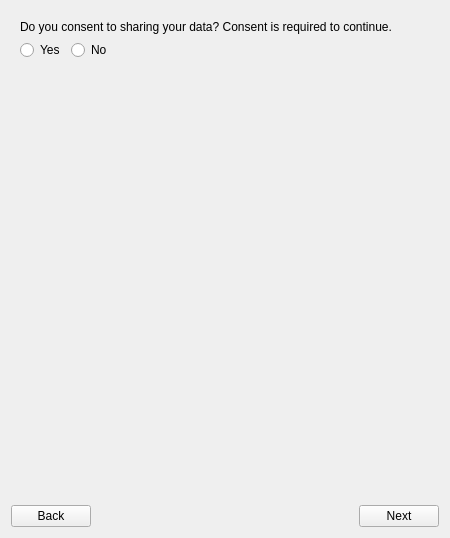
<?xml version="1.0" encoding="UTF-8"?>
<ui version="4.0">
 <class>PatientRegistrationForm</class>
 <widget class="QWidget" name="PatientRegistrationForm">
  <property name="geometry">
   <rect>
    <x>0</x>
    <y>0</y>
    <width>450</width>
    <height>500</height>
   </rect>
  </property>
  <property name="windowTitle">
   <string>Patient Registration</string>
  </property>
  <layout class="QVBoxLayout" name="vboxlayout44">
   <item>
    <widget class="QStackedWidget" name="stackedWidget">
     <widget class="QWidget" name="consentPage">
      <layout class="QVBoxLayout" name="vboxlayout4">
       <item>
        <widget class="QLabel" name="consentLabel">
         <property name="text">
          <string>Do you consent to sharing your data? Consent is required to continue.</string>
         </property>
         <property name="wordWrap">
          <bool>true</bool>
         </property>
        </widget>
       </item>
       <item>
        <layout class="QHBoxLayout" name="hboxlayout2">
         <item>
          <widget class="QRadioButton" name="consentWidgetYes">
           <property name="text">
            <string>Yes</string>
           </property>
           <attribute name="buttonGroup">
            <string notr="true">consentGroup</string>
           </attribute>
          </widget>
         </item>
         <item>
          <widget class="QRadioButton" name="consentWidgetNo">
           <property name="text">
            <string>No</string>
           </property>
           <attribute name="buttonGroup">
            <string notr="true">consentGroup</string>
           </attribute>
          </widget>
         </item>
         <item>
          <spacer name="spacer1">
           <property name="orientation">
            <enum>Qt::Orientation::Horizontal</enum>
           </property>
           <property name="sizeHint" stdset="0">
            <size>
             <width>40</width>
             <height>20</height>
            </size>
           </property>
          </spacer>
         </item>
        </layout>
       </item>
       <item>
        <spacer name="spacer3">
         <property name="orientation">
          <enum>Qt::Orientation::Vertical</enum>
         </property>
         <property name="sizeHint" stdset="0">
          <size>
           <width>20</width>
           <height>40</height>
          </size>
         </property>
        </spacer>
       </item>
      </layout>
     </widget>
     <widget class="QWidget" name="agePage">
      <layout class="QVBoxLayout" name="vboxlayout6">
       <item>
        <widget class="QLabel" name="ageLabel">
         <property name="text">
          <string>Enter your age</string>
         </property>
         <property name="wordWrap">
          <bool>true</bool>
         </property>
        </widget>
       </item>
       <item>
        <widget class="QLineEdit" name="ageEdit">
         <property name="placeholderText">
          <string>Age</string>
         </property>
        </widget>
       </item>
       <item>
        <widget class="QLabel" name="ageError">
         <property name="visible">
          <bool>false</bool>
         </property>
         <property name="styleSheet">
          <string notr="true">color: #ff6b6b;</string>
         </property>
         <property name="text">
          <string/>
         </property>
         <property name="wordWrap">
          <bool>true</bool>
         </property>
        </widget>
       </item>
       <item>
        <widget class="QLabel" name="ageRejectNotice">
         <property name="visible">
          <bool>false</bool>
         </property>
         <property name="text">
          <string>Under 18 cannot self register.</string>
         </property>
        </widget>
       </item>
       <item>
        <spacer name="spacer5">
         <property name="orientation">
          <enum>Qt::Orientation::Vertical</enum>
         </property>
         <property name="sizeHint" stdset="0">
          <size>
           <width>20</width>
           <height>40</height>
          </size>
         </property>
        </spacer>
       </item>
      </layout>
     </widget>
     <widget class="QWidget" name="personalPage">
      <layout class="QVBoxLayout" name="vboxlayout10">
       <item>
        <widget class="QLineEdit" name="nameEdit">
         <property name="placeholderText">
          <string>Name</string>
         </property>
        </widget>
       </item>
       <item>
        <widget class="QLabel" name="nameError">
         <property name="visible">
          <bool>false</bool>
         </property>
         <property name="styleSheet">
          <string notr="true">color: #ff6b6b;</string>
         </property>
         <property name="text">
          <string/>
         </property>
         <property name="wordWrap">
          <bool>true</bool>
         </property>
        </widget>
       </item>
       <item>
        <widget class="QLineEdit" name="nricEdit">
         <property name="placeholderText">
          <string>NRIC</string>
         </property>
        </widget>
       </item>
       <item>
        <widget class="QLabel" name="nricError">
         <property name="visible">
          <bool>false</bool>
         </property>
         <property name="styleSheet">
          <string notr="true">color: #ff6b6b;</string>
         </property>
         <property name="text">
          <string/>
         </property>
         <property name="wordWrap">
          <bool>true</bool>
         </property>
        </widget>
       </item>
       <item>
        <widget class="QComboBox" name="genderComboBox">
         <item>
          <property name="text">
           <string>Male</string>
          </property>
         </item>
         <item>
          <property name="text">
           <string>Female</string>
          </property>
         </item>
        </widget>
       </item>
       <item>
        <widget class="QLineEdit" name="phoneNumberEdit">
         <property name="text">
          <string>+65 </string>
         </property>
         <property name="placeholderText">
          <string>Phone number</string>
         </property>
        </widget>
       </item>
       <item>
        <widget class="QLabel" name="phoneNumberError">
         <property name="visible">
          <bool>false</bool>
         </property>
         <property name="styleSheet">
          <string notr="true">color: #ff6b6b;</string>
         </property>
         <property name="text">
          <string/>
         </property>
         <property name="wordWrap">
          <bool>true</bool>
         </property>
        </widget>
       </item>
       <item>
        <widget class="QLabel" name="pregnancyLabel">
         <property name="text">
          <string>Are you currently pregnant?</string>
         </property>
         <property name="wordWrap">
          <bool>true</bool>
         </property>
        </widget>
       </item>
       <item>
        <layout class="QHBoxLayout" name="hboxlayout8">
         <item>
          <widget class="QRadioButton" name="pregnancyWidgetYes">
           <property name="text">
            <string>Yes</string>
           </property>
           <attribute name="buttonGroup">
            <string notr="true">pregnancyGroup</string>
           </attribute>
          </widget>
         </item>
         <item>
          <widget class="QRadioButton" name="pregnancyWidgetNo">
           <property name="text">
            <string>No</string>
           </property>
           <attribute name="buttonGroup">
            <string notr="true">pregnancyGroup</string>
           </attribute>
          </widget>
         </item>
         <item>
          <spacer name="spacer7">
           <property name="orientation">
            <enum>Qt::Orientation::Horizontal</enum>
           </property>
           <property name="sizeHint" stdset="0">
            <size>
             <width>40</width>
             <height>20</height>
            </size>
           </property>
          </spacer>
         </item>
        </layout>
       </item>
       <item>
        <spacer name="spacer9">
         <property name="orientation">
          <enum>Qt::Orientation::Vertical</enum>
         </property>
         <property name="sizeHint" stdset="0">
          <size>
           <width>20</width>
           <height>40</height>
          </size>
         </property>
        </spacer>
       </item>
      </layout>
     </widget>
     <widget class="QWidget" name="chestPainPage">
      <layout class="QVBoxLayout" name="vboxlayout14">
       <item>
        <widget class="QLabel" name="chestPainLabel">
         <property name="text">
          <string>Are you currently experiencing chest pain?</string>
         </property>
         <property name="wordWrap">
          <bool>true</bool>
         </property>
        </widget>
       </item>
       <item>
        <layout class="QHBoxLayout" name="hboxlayout12">
         <item>
          <widget class="QRadioButton" name="chestPainWidgetYes">
           <property name="text">
            <string>Yes</string>
           </property>
           <attribute name="buttonGroup">
            <string notr="true">chestPainGroup</string>
           </attribute>
          </widget>
         </item>
         <item>
          <widget class="QRadioButton" name="chestPainWidgetNo">
           <property name="text">
            <string>No</string>
           </property>
           <attribute name="buttonGroup">
            <string notr="true">chestPainGroup</string>
           </attribute>
          </widget>
         </item>
         <item>
          <spacer name="spacer11">
           <property name="orientation">
            <enum>Qt::Orientation::Horizontal</enum>
           </property>
           <property name="sizeHint" stdset="0">
            <size>
             <width>40</width>
             <height>20</height>
            </size>
           </property>
          </spacer>
         </item>
        </layout>
       </item>
       <item>
        <spacer name="spacer13">
         <property name="orientation">
          <enum>Qt::Orientation::Vertical</enum>
         </property>
         <property name="sizeHint" stdset="0">
          <size>
           <width>20</width>
           <height>40</height>
          </size>
         </property>
        </spacer>
       </item>
      </layout>
     </widget>
     <widget class="QWidget" name="breathingPage">
      <layout class="QVBoxLayout" name="vboxlayout18">
       <item>
        <widget class="QLabel" name="breathingLabel">
         <property name="text">
          <string>Are you severely short of breath right now?</string>
         </property>
         <property name="wordWrap">
          <bool>true</bool>
         </property>
        </widget>
       </item>
       <item>
        <layout class="QHBoxLayout" name="hboxlayout16">
         <item>
          <widget class="QRadioButton" name="breathingWidgetYes">
           <property name="text">
            <string>Yes</string>
           </property>
           <attribute name="buttonGroup">
            <string notr="true">breathingGroup</string>
           </attribute>
          </widget>
         </item>
         <item>
          <widget class="QRadioButton" name="breathingWidgetNo">
           <property name="text">
            <string>No</string>
           </property>
           <attribute name="buttonGroup">
            <string notr="true">breathingGroup</string>
           </attribute>
          </widget>
         </item>
         <item>
          <spacer name="spacer15">
           <property name="orientation">
            <enum>Qt::Orientation::Horizontal</enum>
           </property>
           <property name="sizeHint" stdset="0">
            <size>
             <width>40</width>
             <height>20</height>
            </size>
           </property>
          </spacer>
         </item>
        </layout>
       </item>
       <item>
        <spacer name="spacer17">
         <property name="orientation">
          <enum>Qt::Orientation::Vertical</enum>
         </property>
         <property name="sizeHint" stdset="0">
          <size>
           <width>20</width>
           <height>40</height>
          </size>
         </property>
        </spacer>
       </item>
      </layout>
     </widget>
     <widget class="QWidget" name="strokePage">
      <layout class="QVBoxLayout" name="vboxlayout22">
       <item>
        <widget class="QLabel" name="strokeLabel">
         <property name="text">
          <string>Do you have sudden weakness or numbness on one side of your body?</string>
         </property>
         <property name="wordWrap">
          <bool>true</bool>
         </property>
        </widget>
       </item>
       <item>
        <layout class="QHBoxLayout" name="hboxlayout20">
         <item>
          <widget class="QRadioButton" name="strokeWidgetYes">
           <property name="text">
            <string>Yes</string>
           </property>
           <attribute name="buttonGroup">
            <string notr="true">strokeGroup</string>
           </attribute>
          </widget>
         </item>
         <item>
          <widget class="QRadioButton" name="strokeWidgetNo">
           <property name="text">
            <string>No</string>
           </property>
           <attribute name="buttonGroup">
            <string notr="true">strokeGroup</string>
           </attribute>
          </widget>
         </item>
         <item>
          <spacer name="spacer19">
           <property name="orientation">
            <enum>Qt::Orientation::Horizontal</enum>
           </property>
           <property name="sizeHint" stdset="0">
            <size>
             <width>40</width>
             <height>20</height>
            </size>
           </property>
          </spacer>
         </item>
        </layout>
       </item>
       <item>
        <spacer name="spacer21">
         <property name="orientation">
          <enum>Qt::Orientation::Vertical</enum>
         </property>
         <property name="sizeHint" stdset="0">
          <size>
           <width>20</width>
           <height>40</height>
          </size>
         </property>
        </spacer>
       </item>
      </layout>
     </widget>
     <widget class="QWidget" name="selfHarmPage">
      <layout class="QVBoxLayout" name="vboxlayout26">
       <item>
        <widget class="QLabel" name="selfHarmLabel">
         <property name="text">
          <string>Are you having thoughts of harming yourself?</string>
         </property>
         <property name="wordWrap">
          <bool>true</bool>
         </property>
        </widget>
       </item>
       <item>
        <layout class="QHBoxLayout" name="hboxlayout24">
         <item>
          <widget class="QRadioButton" name="selfHarmWidgetYes">
           <property name="text">
            <string>Yes</string>
           </property>
           <attribute name="buttonGroup">
            <string notr="true">selfHarmGroup</string>
           </attribute>
          </widget>
         </item>
         <item>
          <widget class="QRadioButton" name="selfHarmWidgetNo">
           <property name="text">
            <string>No</string>
           </property>
           <attribute name="buttonGroup">
            <string notr="true">selfHarmGroup</string>
           </attribute>
          </widget>
         </item>
         <item>
          <spacer name="spacer23">
           <property name="orientation">
            <enum>Qt::Orientation::Horizontal</enum>
           </property>
           <property name="sizeHint" stdset="0">
            <size>
             <width>40</width>
             <height>20</height>
            </size>
           </property>
          </spacer>
         </item>
        </layout>
       </item>
       <item>
        <spacer name="spacer25">
         <property name="orientation">
          <enum>Qt::Orientation::Vertical</enum>
         </property>
         <property name="sizeHint" stdset="0">
          <size>
           <width>20</width>
           <height>40</height>
          </size>
         </property>
        </spacer>
       </item>
      </layout>
     </widget>
     <widget class="QWidget" name="symptomsPage">
      <layout class="QVBoxLayout" name="vboxlayout30">
       <item>
        <widget class="QLabel" name="symptomsLabel">
         <property name="text">
          <string>Please tell us your current symptoms</string>
         </property>
         <property name="wordWrap">
          <bool>true</bool>
         </property>
        </widget>
       </item>
       <item>
        <widget class="QCheckBox" name="coughCheckBox">
         <property name="text">
          <string>Cough</string>
         </property>
        </widget>
       </item>
       <item>
        <widget class="QCheckBox" name="fluCheckBox">
         <property name="text">
          <string>Flu</string>
         </property>
        </widget>
       </item>
       <item>
        <widget class="QCheckBox" name="headacheCheckBox">
         <property name="text">
          <string>Headache</string>
         </property>
        </widget>
       </item>
       <item>
        <widget class="QCheckBox" name="feverCheckBox">
         <property name="text">
          <string>Fever</string>
         </property>
        </widget>
       </item>
       <item>
        <widget class="QLabel" name="highFeverLabel">
         <property name="visible">
          <bool>false</bool>
         </property>
         <property name="text">
          <string>Is your fever above 39.0 degrees celsius?</string>
         </property>
         <property name="wordWrap">
          <bool>true</bool>
         </property>
        </widget>
       </item>
       <item>
        <layout class="QHBoxLayout" name="hboxlayout28">
         <item>
          <widget class="QRadioButton" name="highFeverWidgetYes">
           <property name="visible">
            <bool>false</bool>
           </property>
           <property name="text">
            <string>Yes</string>
           </property>
           <attribute name="buttonGroup">
            <string notr="true">highFeverGroup</string>
           </attribute>
          </widget>
         </item>
         <item>
          <widget class="QRadioButton" name="highFeverWidgetNo">
           <property name="visible">
            <bool>false</bool>
           </property>
           <property name="text">
            <string>No</string>
           </property>
           <attribute name="buttonGroup">
            <string notr="true">highFeverGroup</string>
           </attribute>
          </widget>
         </item>
         <item>
          <spacer name="spacer27">
           <property name="orientation">
            <enum>Qt::Orientation::Horizontal</enum>
           </property>
           <property name="sizeHint" stdset="0">
            <size>
             <width>40</width>
             <height>20</height>
            </size>
           </property>
          </spacer>
         </item>
        </layout>
       </item>
       <item>
        <widget class="QCheckBox" name="otherCheckBox">
         <property name="text">
          <string>Other symptoms</string>
         </property>
        </widget>
       </item>
       <item>
        <widget class="QLineEdit" name="otherSymptomEdit">
         <property name="visible">
          <bool>false</bool>
         </property>
         <property name="placeholderText">
          <string>Type a symptom</string>
         </property>
        </widget>
       </item>
       <item>
        <widget class="QPushButton" name="addSymptomButton">
         <property name="visible">
          <bool>false</bool>
         </property>
         <property name="text">
          <string>Add</string>
         </property>
        </widget>
       </item>
       <item>
        <widget class="QListWidget" name="addedSymptomsList">
         <property name="visible">
          <bool>false</bool>
         </property>
         <property name="maximumSize">
          <size>
           <width>16777215</width>
           <height>90</height>
          </size>
         </property>
        </widget>
       </item>
       <item>
        <widget class="QPushButton" name="removeSymptomButton">
         <property name="visible">
          <bool>false</bool>
         </property>
         <property name="text">
          <string>Remove selected</string>
         </property>
        </widget>
       </item>
       <item>
        <spacer name="spacer29">
         <property name="orientation">
          <enum>Qt::Orientation::Vertical</enum>
         </property>
         <property name="sizeHint" stdset="0">
          <size>
           <width>20</width>
           <height>40</height>
          </size>
         </property>
        </spacer>
       </item>
      </layout>
     </widget>
     <widget class="QWidget" name="historyPage">
      <layout class="QVBoxLayout" name="vboxlayout38">
       <item>
        <widget class="QLabel" name="onsetLabel">
         <property name="text">
          <string>How many days ago did your symptoms start? (0 for today)</string>
         </property>
         <property name="wordWrap">
          <bool>true</bool>
         </property>
        </widget>
       </item>
       <item>
        <widget class="QSpinBox" name="symptomOnsetSpinBox">
         <property name="maximum">
          <number>3650</number>
         </property>
        </widget>
       </item>
       <item>
        <widget class="QLabel" name="chronicLabel">
         <property name="text">
          <string>Any chronic conditions?</string>
         </property>
         <property name="wordWrap">
          <bool>true</bool>
         </property>
        </widget>
       </item>
       <item>
        <layout class="QHBoxLayout" name="hboxlayout32">
         <item>
          <widget class="QRadioButton" name="chronicWidgetYes">
           <property name="text">
            <string>Yes</string>
           </property>
           <attribute name="buttonGroup">
            <string notr="true">chronicGroup</string>
           </attribute>
          </widget>
         </item>
         <item>
          <widget class="QRadioButton" name="chronicWidgetNo">
           <property name="text">
            <string>No</string>
           </property>
           <attribute name="buttonGroup">
            <string notr="true">chronicGroup</string>
           </attribute>
          </widget>
         </item>
         <item>
          <spacer name="spacer31">
           <property name="orientation">
            <enum>Qt::Orientation::Horizontal</enum>
           </property>
           <property name="sizeHint" stdset="0">
            <size>
             <width>40</width>
             <height>20</height>
            </size>
           </property>
          </spacer>
         </item>
        </layout>
       </item>
       <item>
        <widget class="QLabel" name="chronicError">
         <property name="visible">
          <bool>false</bool>
         </property>
         <property name="styleSheet">
          <string notr="true">color: #ff6b6b;</string>
         </property>
         <property name="text">
          <string>Please answer if you have any chronic conditions.</string>
         </property>
         <property name="wordWrap">
          <bool>true</bool>
         </property>
        </widget>
       </item>
       <item>
        <widget class="QLabel" name="medicationLabel">
         <property name="text">
          <string>Currently on any medication?</string>
         </property>
         <property name="wordWrap">
          <bool>true</bool>
         </property>
        </widget>
       </item>
       <item>
        <layout class="QHBoxLayout" name="hboxlayout34">
         <item>
          <widget class="QRadioButton" name="medicationWidgetYes">
           <property name="text">
            <string>Yes</string>
           </property>
           <attribute name="buttonGroup">
            <string notr="true">medicationGroup</string>
           </attribute>
          </widget>
         </item>
         <item>
          <widget class="QRadioButton" name="medicationWidgetNo">
           <property name="text">
            <string>No</string>
           </property>
           <attribute name="buttonGroup">
            <string notr="true">medicationGroup</string>
           </attribute>
          </widget>
         </item>
         <item>
          <spacer name="spacer33">
           <property name="orientation">
            <enum>Qt::Orientation::Horizontal</enum>
           </property>
           <property name="sizeHint" stdset="0">
            <size>
             <width>40</width>
             <height>20</height>
            </size>
           </property>
          </spacer>
         </item>
        </layout>
       </item>
       <item>
        <widget class="QLabel" name="medicationError">
         <property name="visible">
          <bool>false</bool>
         </property>
         <property name="styleSheet">
          <string notr="true">color: #ff6b6b;</string>
         </property>
         <property name="text">
          <string>Please answer if you are on any medication.</string>
         </property>
         <property name="wordWrap">
          <bool>true</bool>
         </property>
        </widget>
       </item>
       <item>
        <widget class="QLabel" name="allergyLabel">
         <property name="text">
          <string>Any drug allergies?</string>
         </property>
         <property name="wordWrap">
          <bool>true</bool>
         </property>
        </widget>
       </item>
       <item>
        <layout class="QHBoxLayout" name="hboxlayout36">
         <item>
          <widget class="QRadioButton" name="allergyWidgetYes">
           <property name="text">
            <string>Yes</string>
           </property>
           <attribute name="buttonGroup">
            <string notr="true">allergyGroup</string>
           </attribute>
          </widget>
         </item>
         <item>
          <widget class="QRadioButton" name="allergyWidgetNo">
           <property name="text">
            <string>No</string>
           </property>
           <attribute name="buttonGroup">
            <string notr="true">allergyGroup</string>
           </attribute>
          </widget>
         </item>
         <item>
          <spacer name="spacer35">
           <property name="orientation">
            <enum>Qt::Orientation::Horizontal</enum>
           </property>
           <property name="sizeHint" stdset="0">
            <size>
             <width>40</width>
             <height>20</height>
            </size>
           </property>
          </spacer>
         </item>
        </layout>
       </item>
       <item>
        <widget class="QLabel" name="allergyError">
         <property name="visible">
          <bool>false</bool>
         </property>
         <property name="styleSheet">
          <string notr="true">color: #ff6b6b;</string>
         </property>
         <property name="text">
          <string>Please answer if you have any drug allergies.</string>
         </property>
         <property name="wordWrap">
          <bool>true</bool>
         </property>
        </widget>
       </item>
       <item>
        <spacer name="spacer37">
         <property name="orientation">
          <enum>Qt::Orientation::Vertical</enum>
         </property>
         <property name="sizeHint" stdset="0">
          <size>
           <width>20</width>
           <height>40</height>
          </size>
         </property>
        </spacer>
       </item>
      </layout>
     </widget>
     <widget class="QWidget" name="confirmPage">
      <layout class="QVBoxLayout" name="vboxlayout41">
       <item>
        <layout class="QGridLayout" name="gridlayout39">
         <item row="0" column="0">
          <widget class="QLabel" name="reviewConsentLabel">
           <property name="text">
            <string>Consent</string>
           </property>
           <property name="wordWrap">
            <bool>true</bool>
           </property>
          </widget>
         </item>
         <item row="0" column="1">
          <widget class="QLabel" name="reviewConsentAnswer">
           <property name="text">
            <string/>
           </property>
           <property name="wordWrap">
            <bool>true</bool>
           </property>
          </widget>
         </item>
         <item row="0" column="2">
          <widget class="QPushButton" name="editConsentButton">
           <property name="text">
            <string>Edit</string>
           </property>
          </widget>
         </item>
         <item row="1" column="0">
          <widget class="QLabel" name="reviewNameLabel">
           <property name="text">
            <string>Name</string>
           </property>
           <property name="wordWrap">
            <bool>true</bool>
           </property>
          </widget>
         </item>
         <item row="1" column="1">
          <widget class="QLabel" name="reviewNameAnswer">
           <property name="text">
            <string/>
           </property>
           <property name="wordWrap">
            <bool>true</bool>
           </property>
          </widget>
         </item>
         <item row="1" column="2">
          <widget class="QPushButton" name="editNameButton">
           <property name="text">
            <string>Edit</string>
           </property>
          </widget>
         </item>
         <item row="2" column="0">
          <widget class="QLabel" name="reviewNricLabel">
           <property name="text">
            <string>NRIC</string>
           </property>
           <property name="wordWrap">
            <bool>true</bool>
           </property>
          </widget>
         </item>
         <item row="2" column="1">
          <widget class="QLabel" name="reviewNricAnswer">
           <property name="text">
            <string/>
           </property>
           <property name="wordWrap">
            <bool>true</bool>
           </property>
          </widget>
         </item>
         <item row="2" column="2">
          <widget class="QPushButton" name="editNricButton">
           <property name="text">
            <string>Edit</string>
           </property>
          </widget>
         </item>
         <item row="3" column="0">
          <widget class="QLabel" name="reviewGenderLabel">
           <property name="text">
            <string>Gender</string>
           </property>
           <property name="wordWrap">
            <bool>true</bool>
           </property>
          </widget>
         </item>
         <item row="3" column="1">
          <widget class="QLabel" name="reviewGenderAnswer">
           <property name="text">
            <string/>
           </property>
           <property name="wordWrap">
            <bool>true</bool>
           </property>
          </widget>
         </item>
         <item row="3" column="2">
          <widget class="QPushButton" name="editGenderButton">
           <property name="text">
            <string>Edit</string>
           </property>
          </widget>
         </item>
         <item row="4" column="0">
          <widget class="QLabel" name="reviewAgeLabel">
           <property name="text">
            <string>Age</string>
           </property>
           <property name="wordWrap">
            <bool>true</bool>
           </property>
          </widget>
         </item>
         <item row="4" column="1">
          <widget class="QLabel" name="reviewAgeAnswer">
           <property name="text">
            <string/>
           </property>
           <property name="wordWrap">
            <bool>true</bool>
           </property>
          </widget>
         </item>
         <item row="4" column="2">
          <widget class="QPushButton" name="editAgeButton">
           <property name="text">
            <string>Edit</string>
           </property>
          </widget>
         </item>
         <item row="5" column="0">
          <widget class="QLabel" name="reviewPhoneLabel">
           <property name="text">
            <string>Phone</string>
           </property>
           <property name="wordWrap">
            <bool>true</bool>
           </property>
          </widget>
         </item>
         <item row="5" column="1">
          <widget class="QLabel" name="reviewPhoneAnswer">
           <property name="text">
            <string/>
           </property>
           <property name="wordWrap">
            <bool>true</bool>
           </property>
          </widget>
         </item>
         <item row="5" column="2">
          <widget class="QPushButton" name="editPhoneButton">
           <property name="text">
            <string>Edit</string>
           </property>
          </widget>
         </item>
         <item row="6" column="0">
          <widget class="QLabel" name="reviewPregnancyLabel">
           <property name="text">
            <string>Pregnant</string>
           </property>
           <property name="wordWrap">
            <bool>true</bool>
           </property>
          </widget>
         </item>
         <item row="6" column="1">
          <widget class="QLabel" name="reviewPregnancyAnswer">
           <property name="text">
            <string/>
           </property>
           <property name="wordWrap">
            <bool>true</bool>
           </property>
          </widget>
         </item>
         <item row="6" column="2">
          <widget class="QPushButton" name="editPregnancyButton">
           <property name="text">
            <string>Edit</string>
           </property>
          </widget>
         </item>
         <item row="7" column="0">
          <widget class="QLabel" name="reviewChestPainLabel">
           <property name="text">
            <string>Chest pain</string>
           </property>
           <property name="wordWrap">
            <bool>true</bool>
           </property>
          </widget>
         </item>
         <item row="7" column="1">
          <widget class="QLabel" name="reviewChestPainAnswer">
           <property name="text">
            <string/>
           </property>
           <property name="wordWrap">
            <bool>true</bool>
           </property>
          </widget>
         </item>
         <item row="7" column="2">
          <widget class="QPushButton" name="editChestPainButton">
           <property name="text">
            <string>Edit</string>
           </property>
          </widget>
         </item>
         <item row="8" column="0">
          <widget class="QLabel" name="reviewBreathingLabel">
           <property name="text">
            <string>Short of breath</string>
           </property>
           <property name="wordWrap">
            <bool>true</bool>
           </property>
          </widget>
         </item>
         <item row="8" column="1">
          <widget class="QLabel" name="reviewBreathingAnswer">
           <property name="text">
            <string/>
           </property>
           <property name="wordWrap">
            <bool>true</bool>
           </property>
          </widget>
         </item>
         <item row="8" column="2">
          <widget class="QPushButton" name="editBreathingButton">
           <property name="text">
            <string>Edit</string>
           </property>
          </widget>
         </item>
         <item row="9" column="0">
          <widget class="QLabel" name="reviewStrokeLabel">
           <property name="text">
            <string>Signs of stroke</string>
           </property>
           <property name="wordWrap">
            <bool>true</bool>
           </property>
          </widget>
         </item>
         <item row="9" column="1">
          <widget class="QLabel" name="reviewStrokeAnswer">
           <property name="text">
            <string/>
           </property>
           <property name="wordWrap">
            <bool>true</bool>
           </property>
          </widget>
         </item>
         <item row="9" column="2">
          <widget class="QPushButton" name="editStrokeButton">
           <property name="text">
            <string>Edit</string>
           </property>
          </widget>
         </item>
         <item row="10" column="0">
          <widget class="QLabel" name="reviewSelfHarmLabel">
           <property name="text">
            <string>Self harm thoughts</string>
           </property>
           <property name="wordWrap">
            <bool>true</bool>
           </property>
          </widget>
         </item>
         <item row="10" column="1">
          <widget class="QLabel" name="reviewSelfHarmAnswer">
           <property name="text">
            <string/>
           </property>
           <property name="wordWrap">
            <bool>true</bool>
           </property>
          </widget>
         </item>
         <item row="10" column="2">
          <widget class="QPushButton" name="editSelfHarmButton">
           <property name="text">
            <string>Edit</string>
           </property>
          </widget>
         </item>
         <item row="11" column="0">
          <widget class="QLabel" name="reviewSymptomsLabel">
           <property name="text">
            <string>Symptoms</string>
           </property>
           <property name="wordWrap">
            <bool>true</bool>
           </property>
          </widget>
         </item>
         <item row="11" column="1">
          <widget class="QLabel" name="reviewSymptomsAnswer">
           <property name="text">
            <string/>
           </property>
           <property name="wordWrap">
            <bool>true</bool>
           </property>
          </widget>
         </item>
         <item row="11" column="2">
          <widget class="QPushButton" name="editSymptomsButton">
           <property name="text">
            <string>Edit</string>
           </property>
          </widget>
         </item>
         <item row="12" column="0">
          <widget class="QLabel" name="reviewOnsetLabel">
           <property name="text">
            <string>Days since onset</string>
           </property>
           <property name="wordWrap">
            <bool>true</bool>
           </property>
          </widget>
         </item>
         <item row="12" column="1">
          <widget class="QLabel" name="reviewOnsetAnswer">
           <property name="text">
            <string/>
           </property>
           <property name="wordWrap">
            <bool>true</bool>
           </property>
          </widget>
         </item>
         <item row="12" column="2">
          <widget class="QPushButton" name="editOnsetButton">
           <property name="text">
            <string>Edit</string>
           </property>
          </widget>
         </item>
         <item row="13" column="0">
          <widget class="QLabel" name="reviewChronicLabel">
           <property name="text">
            <string>Chronic conditions</string>
           </property>
           <property name="wordWrap">
            <bool>true</bool>
           </property>
          </widget>
         </item>
         <item row="13" column="1">
          <widget class="QLabel" name="reviewChronicAnswer">
           <property name="text">
            <string/>
           </property>
           <property name="wordWrap">
            <bool>true</bool>
           </property>
          </widget>
         </item>
         <item row="13" column="2">
          <widget class="QPushButton" name="editChronicButton">
           <property name="text">
            <string>Edit</string>
           </property>
          </widget>
         </item>
         <item row="14" column="0">
          <widget class="QLabel" name="reviewMedicationLabel">
           <property name="text">
            <string>On medication</string>
           </property>
           <property name="wordWrap">
            <bool>true</bool>
           </property>
          </widget>
         </item>
         <item row="14" column="1">
          <widget class="QLabel" name="reviewMedicationAnswer">
           <property name="text">
            <string/>
           </property>
           <property name="wordWrap">
            <bool>true</bool>
           </property>
          </widget>
         </item>
         <item row="14" column="2">
          <widget class="QPushButton" name="editMedicationButton">
           <property name="text">
            <string>Edit</string>
           </property>
          </widget>
         </item>
         <item row="15" column="0">
          <widget class="QLabel" name="reviewAllergyLabel">
           <property name="text">
            <string>Drug allergies</string>
           </property>
           <property name="wordWrap">
            <bool>true</bool>
           </property>
          </widget>
         </item>
         <item row="15" column="1">
          <widget class="QLabel" name="reviewAllergyAnswer">
           <property name="text">
            <string/>
           </property>
           <property name="wordWrap">
            <bool>true</bool>
           </property>
          </widget>
         </item>
         <item row="15" column="2">
          <widget class="QPushButton" name="editAllergyButton">
           <property name="text">
            <string>Edit</string>
           </property>
          </widget>
         </item>
        </layout>
       </item>
       <item>
        <spacer name="spacer40">
         <property name="orientation">
          <enum>Qt::Orientation::Vertical</enum>
         </property>
         <property name="sizeHint" stdset="0">
          <size>
           <width>20</width>
           <height>40</height>
          </size>
         </property>
        </spacer>
       </item>
       <item>
        <widget class="QPushButton" name="confirmButton">
         <property name="text">
          <string>Confirm All Inputs</string>
         </property>
        </widget>
       </item>
      </layout>
     </widget>
    </widget>
   </item>
   <item>
    <layout class="QHBoxLayout" name="hboxlayout43">
     <item>
      <widget class="QPushButton" name="backButton">
       <property name="text">
        <string>Back</string>
       </property>
      </widget>
     </item>
     <item>
      <spacer name="spacer42">
       <property name="orientation">
        <enum>Qt::Orientation::Horizontal</enum>
       </property>
       <property name="sizeHint" stdset="0">
        <size>
         <width>40</width>
         <height>20</height>
        </size>
       </property>
      </spacer>
     </item>
     <item>
      <widget class="QPushButton" name="nextButton">
       <property name="text">
        <string>Next</string>
       </property>
      </widget>
     </item>
    </layout>
   </item>
  </layout>
 </widget>
 <resources/>
 <connections>
  <connection>
   <sender>feverCheckBox</sender>
   <signal>toggled(bool)</signal>
   <receiver>highFeverLabel</receiver>
   <slot>setVisible(bool)</slot>
   <hints/>
  </connection>
  <connection>
   <sender>feverCheckBox</sender>
   <signal>toggled(bool)</signal>
   <receiver>highFeverWidgetYes</receiver>
   <slot>setVisible(bool)</slot>
   <hints/>
  </connection>
  <connection>
   <sender>feverCheckBox</sender>
   <signal>toggled(bool)</signal>
   <receiver>highFeverWidgetNo</receiver>
   <slot>setVisible(bool)</slot>
   <hints/>
  </connection>
  <connection>
   <sender>otherCheckBox</sender>
   <signal>toggled(bool)</signal>
   <receiver>otherSymptomEdit</receiver>
   <slot>setVisible(bool)</slot>
   <hints/>
  </connection>
  <connection>
   <sender>otherCheckBox</sender>
   <signal>toggled(bool)</signal>
   <receiver>addSymptomButton</receiver>
   <slot>setVisible(bool)</slot>
   <hints/>
  </connection>
  <connection>
   <sender>otherCheckBox</sender>
   <signal>toggled(bool)</signal>
   <receiver>addedSymptomsList</receiver>
   <slot>setVisible(bool)</slot>
   <hints/>
  </connection>
  <connection>
   <sender>otherCheckBox</sender>
   <signal>toggled(bool)</signal>
   <receiver>removeSymptomButton</receiver>
   <slot>setVisible(bool)</slot>
   <hints/>
  </connection>
 </connections>
 <buttongroups>
  <buttongroup name="consentGroup"/>
  <buttongroup name="pregnancyGroup"/>
  <buttongroup name="chestPainGroup"/>
  <buttongroup name="breathingGroup"/>
  <buttongroup name="strokeGroup"/>
  <buttongroup name="selfHarmGroup"/>
  <buttongroup name="highFeverGroup"/>
  <buttongroup name="chronicGroup"/>
  <buttongroup name="medicationGroup"/>
  <buttongroup name="allergyGroup"/>
 </buttongroups>
</ui>
